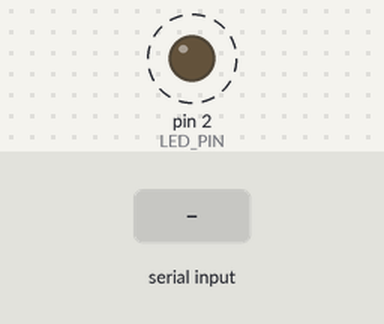
A sketch run on a simulated Arduino Uno, built with avr-gcc and run on an emulated ATmega328P. Parts: output pins drawn as LEDs (lit = HIGH). Dashed ring = blinking. Inputs (shaded band) come from the test bench. What the sketch prints to the serial monitor is not drawn.

Above: at 1.2 s.
1.3 s: "90,45\n" received over Serial
4.3 s: "0\n" received over Serial
7.3 s: "1,90,45\n" received over Serial
Timing chart, 0 to 16.3 s (numbered marks = the images above; inputs shaded):
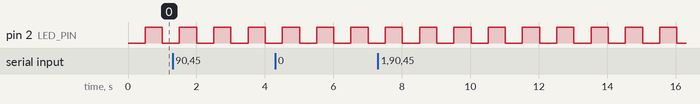

Measured:
- by itself, pin 2 (LED_PIN): alternates HIGH for 0.50 s and LOW for 0.50 s

The sketch:

uart-control.ino
```cpp
#include "debug.h"
#include "led.h"


#define USART_BAUDRATE 115200
#define LED_PIN 2
#define DEBUG_LED_PIN 3


String command;
LED led(LED_PIN);
bool echo_activation=true;


void command_parse(String command) {

  if (command.length() == 0) return;

  if (!command.compareTo("start")) {
    echo_activation = true;
    debugln("Echo started");
  }

  if (!command.compareTo("stop")) {
    echo_activation = false;
    debugln("Echo Stopped");
  }

  int index = command.indexOf('=');

  if (!command.substring(0, index).compareTo("ledon")) {
    int led_on_time = command.substring(index + 1).toInt();
    led.set_on_timeout(led_on_time);
    debug("Led on time = ");
    debugln(led_on_time);
  }

  if (!command.substring(0, index).compareTo("ledoff")) {
    int led_off_time = command.substring(index + 1).toInt();
    led.set_off_timeout(led_off_time);
    debug("Led off time = ");
    debugln(led_off_time);
  }


}

void setup() {
  // Serial select baudrate
  Serial.begin(USART_BAUDRATE);
}


void serialEvent() {

  // Command buffer clear
  command.remove(0,command.length());

  while (Serial.available()) {
    char ch = (char)Serial.read();

    // If command is end,break while
    if (ch == '\n')
       break;

    command += ch;
    delay(5);
  }

  command_parse(command);

  if (echo_activation)
    Serial.println(command.c_str());

}

void loop() {

  led.run();

}
```

debug.h
```cpp
#ifndef DEBUG_H
#define DEBUG_H

#define DEBUG

#ifdef DEBUG
#define debug(...) Serial.print(__VA_ARGS__)
#define debugln(...) Serial.println(__VA_ARGS__)
#else
#define debugln(...)
#define debug(...)
#endif


#endif
```

led.cpp
```cpp
#include "led.h"


LED::LED(int _pin,int _on_timeout=500,int _off_timeout=500) {
  on_timeout=0;
  off_timeout=0;
  on_timeout=_on_timeout;
  off_timeout=_off_timeout;
  pin = _pin;
  pinMode(pin, OUTPUT);
}

LED::LED(int _pin) {
  on_timeout=0;
  off_timeout=0;
  on_timeout=500;
  off_timeout=500;
  pin = _pin;
  pinMode(pin, OUTPUT);
}


LED::~LED() {

}


void LED::set_on_timeout(int t) {
  on_timeout = t;
}

void LED::set_off_timeout(int t) {
  off_timeout = t;
}

void LED::on() {
  on_start_time = millis();
  digitalWrite(pin, HIGH);
  led_state=true;
}

void LED::off() {
  off_start_time = millis();
  digitalWrite(pin, LOW);
  led_state=false;
}

void LED::run() {

  if ((on_start_time + on_timeout) < millis() && led_state)
    off();

  if ((off_start_time + off_timeout) < millis() && !led_state)
    on();
}
```

led.h
```cpp
#ifndef LED_H
#define LED_H

#include <Arduino.h>

class LED {

  private:
    int pin;
    unsigned long on_start_time;
    unsigned long off_start_time;
    int on_timeout;
    int off_timeout;
    bool led_state = false;

  public:
      void on();
    void off();
    LED(int pin, int _on_timeout, int _off_timeout);
    LED(int pin);
    ~LED();
    void set_on_timeout(int);
    void set_off_timeout(int);
    void run();


};


#endif
```
